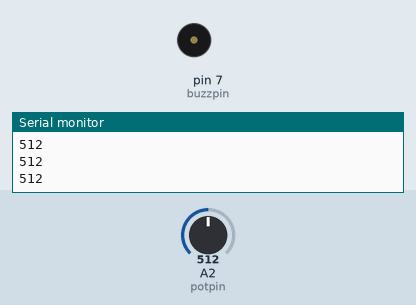
This sketch was run on a simulated Arduino Uno, built with avr-gcc and run on an emulated ATmega328P. Parts: buzzer (waves = sounding, pin HIGH), the last lines printed to the serial monitor. The test bench sets the inputs (shaded band); at power-on: A2 (potpin) = 512.

Above: at 1.2 s.
1.3 s: A2 (potpin) set to 984
2.8 s: A2 (potpin) set to 1011
At 3.7 s:
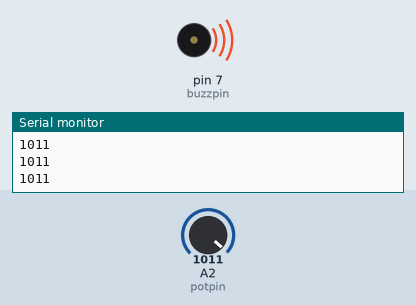
4.3 s: A2 (potpin) set to 990
At 4.8 s:
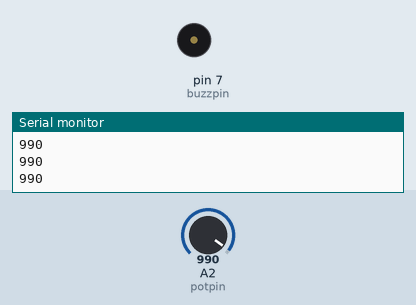
5.8 s: A2 (potpin) set to 1010
At 7.2 s:
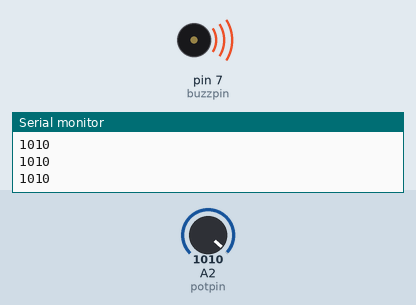
Timing chart, 0 to 8.3 s (numbered marks = the images above; inputs shaded):
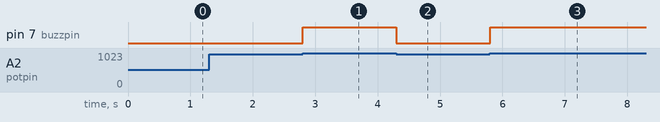

The sketch:

potentiometer_active_buzzer_basic.ino
```cpp
int buzzpin = 7;
int potpin = A2;
int dt = 2000;
int v2;


void setup() {
  // put your setup code here, to run once:
  Serial.begin(9600);
  pinMode(buzzpin,OUTPUT);
  pinMode(potpin,INPUT);

}


void loop() {
  // put your main code here, to run repeatedly:

  v2 = analogRead(potpin);
  if (v2>=1000){
    digitalWrite(buzzpin,HIGH);
    Serial.println(v2);
  }
  if (v2<1000) {
    digitalWrite(buzzpin,LOW);
    Serial.println(v2);
  }

}
```

Measured:
- the behaviour switches between 999 and 1000 on A2 (potpin) (found by bisection; images 0 and 1)
- after the input at 2.8 s, pin 7 (buzzpin): LOW → HIGH at once
- after the input at 4.3 s, pin 7 (buzzpin): HIGH → LOW at once
- after the input at 5.8 s, pin 7 (buzzpin): LOW → HIGH at once
